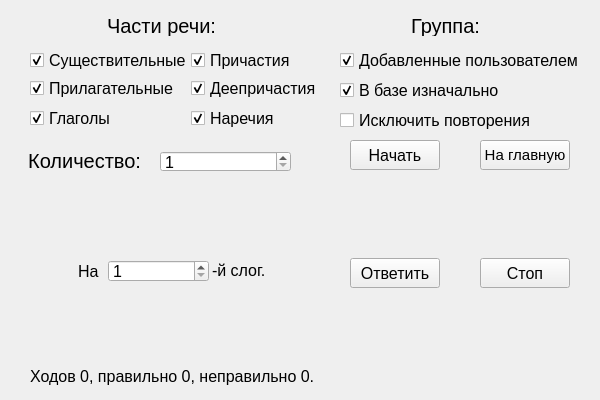
<?xml version="1.0" encoding="UTF-8"?>
<ui version="4.0">
 <class>MainWindow</class>
 <widget class="QMainWindow" name="MainWindow">
  <property name="geometry">
   <rect>
    <x>0</x>
    <y>0</y>
    <width>600</width>
    <height>400</height>
   </rect>
  </property>
  <property name="windowTitle">
   <string>Тренажёр</string>
  </property>
  <widget class="QWidget" name="centralwidget">
   <widget class="QCheckBox" name="Box2">
    <property name="geometry">
     <rect>
      <x>30</x>
      <y>80</y>
      <width>161</width>
      <height>17</height>
     </rect>
    </property>
    <property name="font">
     <font>
      <pointsize>12</pointsize>
     </font>
    </property>
    <property name="text">
     <string>Прилагательные</string>
    </property>
    <property name="checked">
     <bool>true</bool>
    </property>
   </widget>
   <widget class="QCheckBox" name="Box7">
    <property name="geometry">
     <rect>
      <x>340</x>
      <y>50</y>
      <width>241</width>
      <height>21</height>
     </rect>
    </property>
    <property name="font">
     <font>
      <pointsize>12</pointsize>
     </font>
    </property>
    <property name="text">
     <string>Добавленные пользователем</string>
    </property>
    <property name="checked">
     <bool>true</bool>
    </property>
   </widget>
   <widget class="QCheckBox" name="Box1">
    <property name="geometry">
     <rect>
      <x>30</x>
      <y>50</y>
      <width>161</width>
      <height>21</height>
     </rect>
    </property>
    <property name="font">
     <font>
      <pointsize>12</pointsize>
     </font>
    </property>
    <property name="text">
     <string>Существительные</string>
    </property>
    <property name="checked">
     <bool>true</bool>
    </property>
   </widget>
   <widget class="QCheckBox" name="Box4">
    <property name="geometry">
     <rect>
      <x>191</x>
      <y>50</y>
      <width>140</width>
      <height>21</height>
     </rect>
    </property>
    <property name="font">
     <font>
      <pointsize>12</pointsize>
     </font>
    </property>
    <property name="text">
     <string>Причастия</string>
    </property>
    <property name="checked">
     <bool>true</bool>
    </property>
   </widget>
   <widget class="QCheckBox" name="Box5">
    <property name="geometry">
     <rect>
      <x>191</x>
      <y>80</y>
      <width>140</width>
      <height>17</height>
     </rect>
    </property>
    <property name="font">
     <font>
      <pointsize>12</pointsize>
     </font>
    </property>
    <property name="text">
     <string>Деепричастия</string>
    </property>
    <property name="checked">
     <bool>true</bool>
    </property>
   </widget>
   <widget class="QLabel" name="label1">
    <property name="geometry">
     <rect>
      <x>91</x>
      <y>15</y>
      <width>141</width>
      <height>21</height>
     </rect>
    </property>
    <property name="font">
     <font>
      <pointsize>15</pointsize>
     </font>
    </property>
    <property name="text">
     <string>Части речи:</string>
    </property>
    <property name="alignment">
     <set>Qt::AlignCenter</set>
    </property>
   </widget>
   <widget class="QLabel" name="label2">
    <property name="geometry">
     <rect>
      <x>390</x>
      <y>15</y>
      <width>111</width>
      <height>21</height>
     </rect>
    </property>
    <property name="font">
     <font>
      <pointsize>15</pointsize>
     </font>
    </property>
    <property name="text">
     <string>Группа:</string>
    </property>
    <property name="alignment">
     <set>Qt::AlignCenter</set>
    </property>
   </widget>
   <widget class="QCheckBox" name="Box6">
    <property name="geometry">
     <rect>
      <x>191</x>
      <y>110</y>
      <width>140</width>
      <height>17</height>
     </rect>
    </property>
    <property name="font">
     <font>
      <pointsize>12</pointsize>
     </font>
    </property>
    <property name="text">
     <string>Наречия</string>
    </property>
    <property name="checked">
     <bool>true</bool>
    </property>
   </widget>
   <widget class="QCheckBox" name="Box3">
    <property name="geometry">
     <rect>
      <x>30</x>
      <y>110</y>
      <width>161</width>
      <height>17</height>
     </rect>
    </property>
    <property name="font">
     <font>
      <pointsize>12</pointsize>
     </font>
    </property>
    <property name="text">
     <string>Глаголы</string>
    </property>
    <property name="checked">
     <bool>true</bool>
    </property>
   </widget>
   <widget class="QCheckBox" name="Box8">
    <property name="geometry">
     <rect>
      <x>340</x>
      <y>80</y>
      <width>241</width>
      <height>21</height>
     </rect>
    </property>
    <property name="font">
     <font>
      <pointsize>12</pointsize>
     </font>
    </property>
    <property name="text">
     <string>В базе изначально</string>
    </property>
    <property name="checked">
     <bool>true</bool>
    </property>
   </widget>
   <widget class="QLabel" name="label3">
    <property name="geometry">
     <rect>
      <x>20</x>
      <y>150</y>
      <width>121</width>
      <height>21</height>
     </rect>
    </property>
    <property name="font">
     <font>
      <pointsize>15</pointsize>
     </font>
    </property>
    <property name="text">
     <string>Количество:</string>
    </property>
    <property name="alignment">
     <set>Qt::AlignRight|Qt::AlignTrailing|Qt::AlignVCenter</set>
    </property>
   </widget>
   <widget class="QSpinBox" name="number">
    <property name="geometry">
     <rect>
      <x>160</x>
      <y>151</y>
      <width>131</width>
      <height>21</height>
     </rect>
    </property>
    <property name="font">
     <font>
      <pointsize>12</pointsize>
     </font>
    </property>
    <property name="minimum">
     <number>1</number>
    </property>
   </widget>
   <widget class="QPushButton" name="return_but">
    <property name="geometry">
     <rect>
      <x>480</x>
      <y>140</y>
      <width>90</width>
      <height>30</height>
     </rect>
    </property>
    <property name="font">
     <font>
      <pointsize>11</pointsize>
     </font>
    </property>
    <property name="text">
     <string>На главную</string>
    </property>
   </widget>
   <widget class="QPushButton" name="start_but">
    <property name="geometry">
     <rect>
      <x>350</x>
      <y>140</y>
      <width>90</width>
      <height>30</height>
     </rect>
    </property>
    <property name="font">
     <font>
      <pointsize>12</pointsize>
     </font>
    </property>
    <property name="text">
     <string>Начать</string>
    </property>
    <property name="checkable">
     <bool>false</bool>
    </property>
    <property name="checked">
     <bool>false</bool>
    </property>
    <property name="default">
     <bool>false</bool>
    </property>
   </widget>
   <widget class="QLabel" name="info_panel">
    <property name="geometry">
     <rect>
      <x>30</x>
      <y>365</y>
      <width>311</width>
      <height>22</height>
     </rect>
    </property>
    <property name="font">
     <font>
      <pointsize>12</pointsize>
     </font>
    </property>
    <property name="text">
     <string>Ходов 0, правильно 0, неправильно 0.</string>
    </property>
   </widget>
   <widget class="QSpinBox" name="answer_box">
    <property name="geometry">
     <rect>
      <x>108</x>
      <y>260</y>
      <width>101</width>
      <height>22</height>
     </rect>
    </property>
    <property name="font">
     <font>
      <pointsize>12</pointsize>
     </font>
    </property>
    <property name="minimum">
     <number>1</number>
    </property>
    <property name="maximum">
     <number>12</number>
    </property>
   </widget>
   <widget class="QLabel" name="quest">
    <property name="geometry">
     <rect>
      <x>30</x>
      <y>210</y>
      <width>541</width>
      <height>31</height>
     </rect>
    </property>
    <property name="font">
     <font>
      <pointsize>12</pointsize>
     </font>
    </property>
    <property name="text">
     <string/>
    </property>
   </widget>
   <widget class="QLabel" name="closed1">
    <property name="geometry">
     <rect>
      <x>78</x>
      <y>260</y>
      <width>30</width>
      <height>22</height>
     </rect>
    </property>
    <property name="font">
     <font>
      <pointsize>12</pointsize>
     </font>
    </property>
    <property name="text">
     <string>На</string>
    </property>
   </widget>
   <widget class="QLabel" name="closed2">
    <property name="geometry">
     <rect>
      <x>212</x>
      <y>260</y>
      <width>91</width>
      <height>21</height>
     </rect>
    </property>
    <property name="font">
     <font>
      <pointsize>12</pointsize>
     </font>
    </property>
    <property name="text">
     <string>-й слог.</string>
    </property>
   </widget>
   <widget class="QPushButton" name="answer_but">
    <property name="geometry">
     <rect>
      <x>350</x>
      <y>258</y>
      <width>90</width>
      <height>30</height>
     </rect>
    </property>
    <property name="font">
     <font>
      <pointsize>12</pointsize>
     </font>
    </property>
    <property name="text">
     <string>Ответить</string>
    </property>
   </widget>
   <widget class="QPushButton" name="break_but">
    <property name="geometry">
     <rect>
      <x>480</x>
      <y>258</y>
      <width>90</width>
      <height>30</height>
     </rect>
    </property>
    <property name="font">
     <font>
      <pointsize>12</pointsize>
     </font>
    </property>
    <property name="text">
     <string>Стоп</string>
    </property>
   </widget>
   <widget class="QLabel" name="returner_panel">
    <property name="geometry">
     <rect>
      <x>299</x>
      <y>320</y>
      <width>271</width>
      <height>22</height>
     </rect>
    </property>
    <property name="font">
     <font>
      <pointsize>11</pointsize>
     </font>
    </property>
    <property name="text">
     <string/>
    </property>
    <property name="alignment">
     <set>Qt::AlignRight|Qt::AlignTrailing|Qt::AlignVCenter</set>
    </property>
   </widget>
   <widget class="QCheckBox" name="Box9">
    <property name="geometry">
     <rect>
      <x>340</x>
      <y>110</y>
      <width>241</width>
      <height>21</height>
     </rect>
    </property>
    <property name="font">
     <font>
      <pointsize>12</pointsize>
     </font>
    </property>
    <property name="text">
     <string>Исключить повторения</string>
    </property>
    <property name="checked">
     <bool>false</bool>
    </property>
   </widget>
  </widget>
 </widget>
 <resources/>
 <connections/>
</ui>
